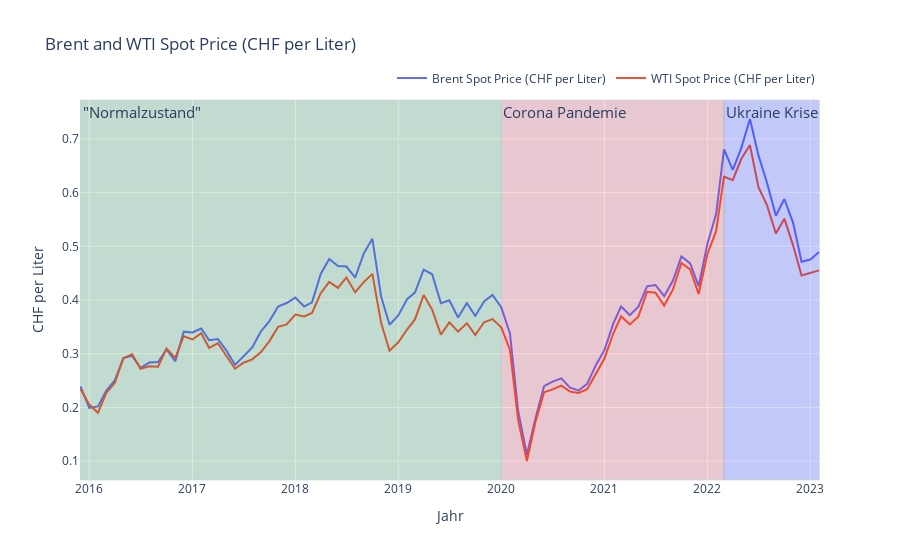

Notebook code for this chart:
### Code cell
# plot WTI and Brent
fig = go.Figure()
fig.add_trace(go.Scatter(x=df_story["Month"], y=df_story["Brent Spot Price (CHF per Liter)"], name="Brent Spot Price (CHF per Liter)"))
fig.add_trace(go.Scatter(x=df_story["Month"], y=df_story["WTI Spot Price (CHF per Liter)"], name="WTI Spot Price (CHF per Liter)"))
# legend on bottom left
fig.update_layout(legend=dict(
    orientation="h",
    yanchor="bottom",
    y=1.02,
    xanchor="right",
    x=1
))
fig.update_layout(title_text="Brent and WTI Spot Price (CHF per Liter)")
# add x and y axis title
fig.update_xaxes(title_text="Jahr")
fig.update_yaxes(title_text="CHF per Liter")
fig.add_vrect(x0="2020-01", x1="2022-03", fillcolor="red", opacity=0.15, line_width=1.0, annotation_text="Corona Pandemie", annotation_position="top left", annotation=dict(font_size=15))
fig.add_vrect(x0="2022-03", x1="2023-02", fillcolor="blue", opacity=0.15, line_width=1.0, annotation_text="Ukraine Krise", annotation_position="top left", annotation=dict(font_size=15))
fig.add_vrect(x0="2015-12", x1="2020-01", fillcolor="green", opacity=0.15, line_width=1.0, annotation_text="\"Normalzustand\"", annotation_position="top left", annotation=dict(font_size=15))
fig.show()
# export to html
fig.write_html("Brent and WTI Spot Price (CHF per Liter).html")

### Figure 1 — Plotly figure (JSON) as saved in the notebook; plotly's stock layout.template omitted (floating-point values rounded to 4 significant figures)
{"data": [{"name": "Brent Spot Price (CHF per Liter)", "type": "scatter", "x": ["2015-12", "2016-01", "2016-02", "2016-03", "2016-04", "2016-05", "2016-06", "2016-07", "2016-08", "2016-09", "2016-10", "2016-11", "2016-12", "2017-01", "2017-02", "2017-03", "2017-04", "2017-05", "2017-06", "2017-07", "2017-08", "2017-09", "2017-10", "2017-11", "2017-12", "2018-01", "2018-02", "2018-03", "2018-04", "2018-05", "2018-06", "2018-07", "2018-08", "2018-09", "2018-10", "2018-11", "2018-12", "2019-01", "2019-02", "2019-03", "2019-04", "2019-05", "2019-06", "2019-07", "2019-08", "2019-09", "2019-10", "2019-11", "2019-12", "2020-01", "2020-02", "2020-03", "2020-04", "2020-05", "2020-06", "2020-07", "2020-08", "2020-09", "2020-10", "2020-11", "2020-12", "2021-01", "2021-02", "2021-03", "2021-04", "2021-05", "2021-06", "2021-07", "2021-08", "2021-09", "2021-10", "2021-11", "2021-12", "2022-01", "2022-02", "2022-03", "2022-04", "2022-05", "2022-06", "2022-07", "2022-08", "2022-09", "2022-10", "2022-11", "2022-12", "2023-01", "2023-02"], "y": [0.2392, 0.1993, 0.202, 0.231, 0.2509, 0.292, 0.2961, 0.2739, 0.2836, 0.2845, 0.308, 0.2859, 0.3411, 0.3395, 0.347, 0.3254, 0.3273, 0.3063, 0.2794, 0.2947, 0.3117, 0.3419, 0.3608, 0.3879, 0.3945, 0.4046, 0.388, 0.3959, 0.4486, 0.4766, 0.4634, 0.4624, 0.4418, 0.4872, 0.5139, 0.4067, 0.3541, 0.3714, 0.4015, 0.414, 0.4565, 0.448, 0.3942, 0.3995, 0.3676, 0.3943, 0.3704, 0.3975, 0.4097, 0.3866, 0.3379, 0.1934, 0.1121, 0.1789, 0.2399, 0.2482, 0.2542, 0.2369, 0.2317, 0.2441, 0.2783, 0.3067, 0.3557, 0.3881, 0.372, 0.3874, 0.4256, 0.428, 0.4071, 0.4364, 0.4811, 0.4683, 0.4258, 0.5043, 0.5599, 0.6803, 0.6421, 0.6824, 0.737, 0.6697, 0.6175, 0.557, 0.5881, 0.5437, 0.4712, 0.4754, 0.4893]}, {"name": "WTI Spot Price (CHF per Liter)", "type": "scatter", "x": ["2015-12", "2016-01", "2016-02", "2016-03", "2016-04", "2016-05", "2016-06", "2016-07", "2016-08", "2016-09", "2016-10", "2016-11", "2016-12", "2017-01", "2017-02", "2017-03", "2017-04", "2017-05", "2017-06", "2017-07", "2017-08", "2017-09", "2017-10", "2017-11", "2017-12", "2018-01", "2018-02", "2018-03", "2018-04", "2018-05", "2018-06", "2018-07", "2018-08", "2018-09", "2018-10", "2018-11", "2018-12", "2019-01", "2019-02", "2019-03", "2019-04", "2019-05", "2019-06", "2019-07", "2019-08", "2019-09", "2019-10", "2019-11", "2019-12", "2020-01", "2020-02", "2020-03", "2020-04", "2020-05", "2020-06", "2020-07", "2020-08", "2020-09", "2020-10", "2020-11", "2020-12", "2021-01", "2021-02", "2021-03", "2021-04", "2021-05", "2021-06", "2021-07", "2021-08", "2021-09", "2021-10", "2021-11", "2021-12", "2022-01", "2022-02", "2022-03", "2022-04", "2022-05", "2022-06", "2022-07", "2022-08", "2022-09", "2022-10", "2022-11", "2022-12", "2023-01", "2023-02"], "y": [0.2344, 0.2055, 0.1903, 0.227, 0.2459, 0.2918, 0.2993, 0.2721, 0.2767, 0.2758, 0.3096, 0.2921, 0.3327, 0.3266, 0.3382, 0.3111, 0.3195, 0.295, 0.2722, 0.2834, 0.2896, 0.3033, 0.3236, 0.3503, 0.3547, 0.3731, 0.3696, 0.3761, 0.4127, 0.4338, 0.4227, 0.442, 0.4146, 0.4337, 0.4487, 0.3578, 0.3057, 0.3213, 0.3452, 0.364, 0.4093, 0.3822, 0.3355, 0.3585, 0.3412, 0.3568, 0.3347, 0.3586, 0.3645, 0.3494, 0.3073, 0.1765, 0.1005, 0.1727, 0.2282, 0.2337, 0.2406, 0.2295, 0.2271, 0.234, 0.2618, 0.2912, 0.3373, 0.3698, 0.3545, 0.3689, 0.4152, 0.4135, 0.3898, 0.4197, 0.4692, 0.4568, 0.4114, 0.4853, 0.5282, 0.6296, 0.6231, 0.6624, 0.6884, 0.6105, 0.5758, 0.5238, 0.5515, 0.5018, 0.4455, 0.4501, 0.4552]}], "layout": {"annotations": [{"font": {"size": 15}, "showarrow": false, "text": "Corona Pandemie", "x": "2020-01", "xanchor": "left", "xref": "x", "y": 1, "yanchor": "top", "yref": "y domain"}, {"font": {"size": 15}, "showarrow": false, "text": "Ukraine Krise", "x": "2022-03", "xanchor": "left", "xref": "x", "y": 1, "yanchor": "top", "yref": "y domain"}, {"font": {"size": 15}, "showarrow": false, "text": "\"Normalzustand\"", "x": "2015-12", "xanchor": "left", "xref": "x", "y": 1, "yanchor": "top", "yref": "y domain"}], "legend": {"orientation": "h", "x": 1, "xanchor": "right", "y": 1.02, "yanchor": "bottom"}, "shapes": [{"fillcolor": "red", "line": {"width": 1}, "opacity": 0.15, "type": "rect", "x0": "2020-01", "x1": "2022-03", "xref": "x", "y0": 0, "y1": 1, "yref": "y domain"}, {"fillcolor": "blue", "line": {"width": 1}, "opacity": 0.15, "type": "rect", "x0": "2022-03", "x1": "2023-02", "xref": "x", "y0": 0, "y1": 1, "yref": "y domain"}, {"fillcolor": "green", "line": {"width": 1}, "opacity": 0.15, "type": "rect", "x0": "2015-12", "x1": "2020-01", "xref": "x", "y0": 0, "y1": 1, "yref": "y domain"}], "title": {"text": "Brent and WTI Spot Price (CHF per Liter)"}, "xaxis": {"title": {"text": "Jahr"}}, "yaxis": {"title": {"text": "CHF per Liter"}}}}
